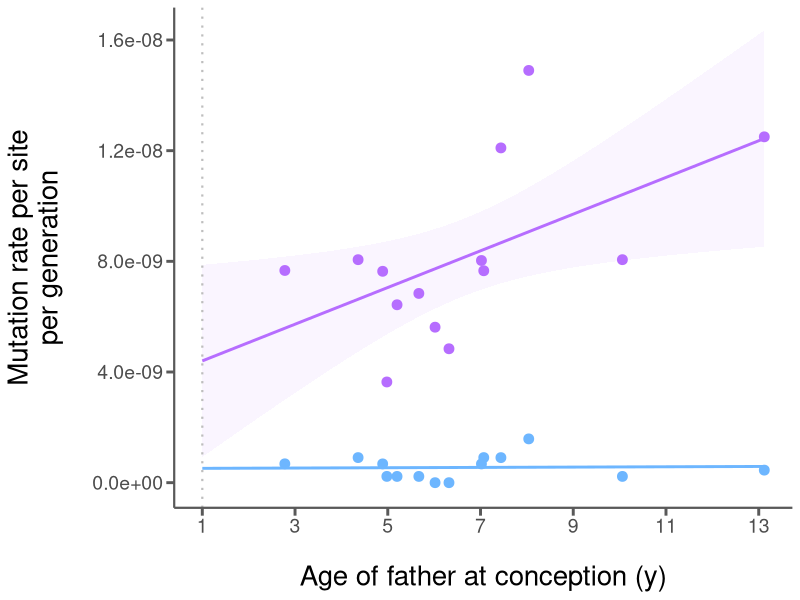
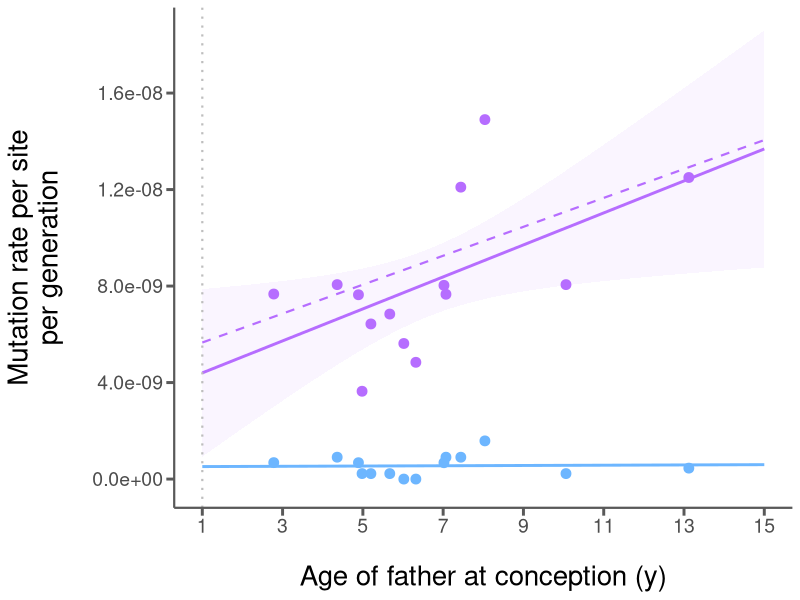
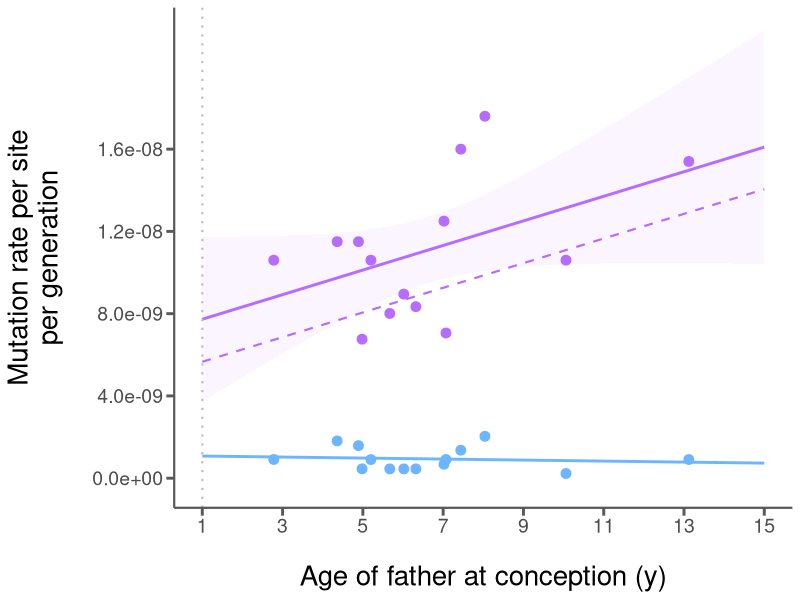
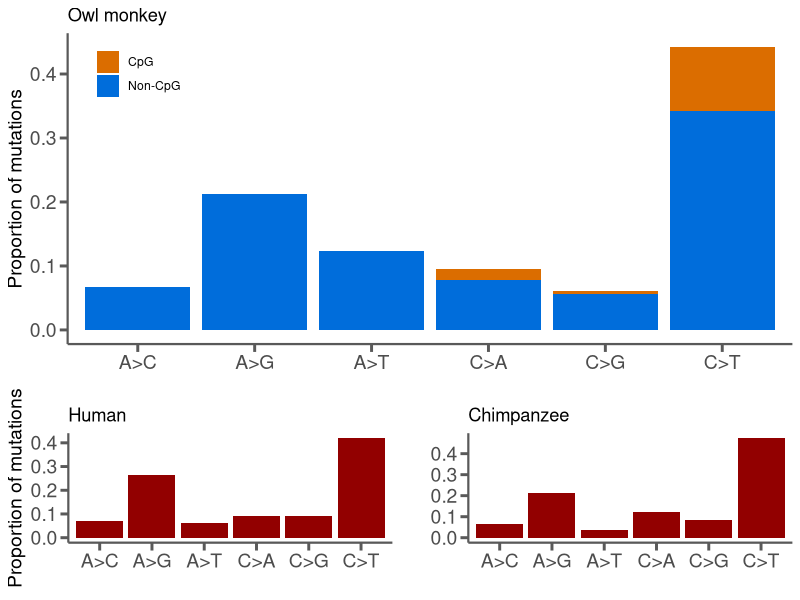
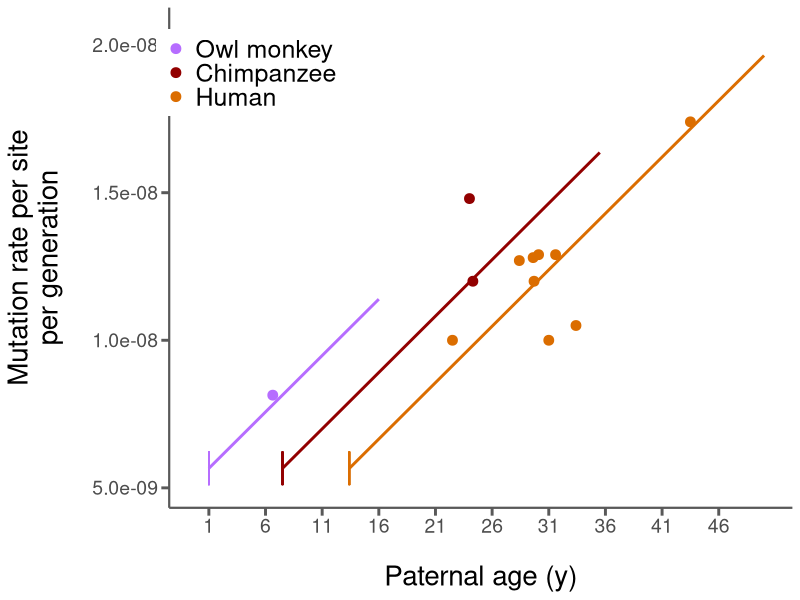
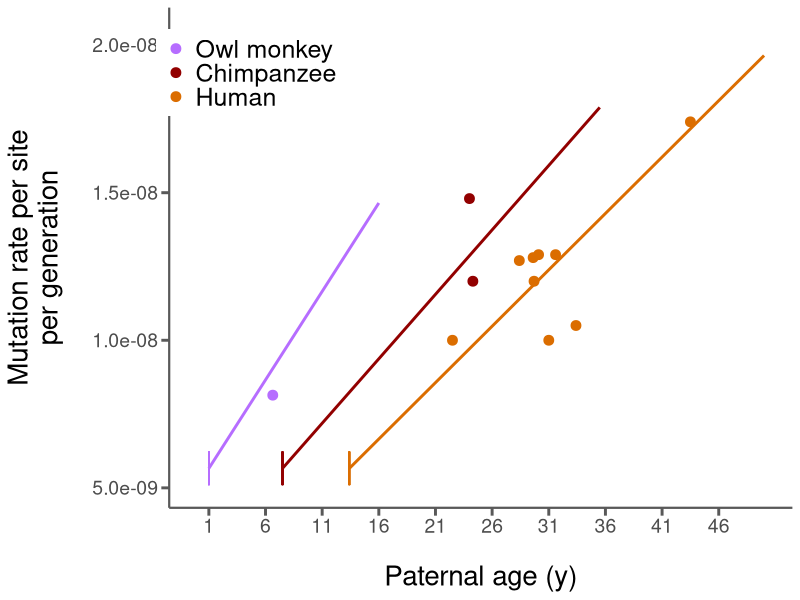

Source code (R) for these figures, in order:
## ---- chunk 1
knitr::opts_chunk$set(echo = TRUE)
library(ggplot2)
library(knitr)
library(reshape2)
library(gridExtra)
library(cowplot)
library(kableExtra)
## ---- chunk 2
in_data = read.csv("owl-monkey-filters.csv", header=TRUE)
cur_filter = subset(in_data, Min.DP==20 & Max.DP==60 & Min.AB==0.4 & Max.AB==0.6)
# Read data and define current filter

callable_sites = cur_filter$Sites - cur_filter$Uncallable.SNP.sites
mu_calc = cur_filter$MVs / ((1 - cur_filter$Min.FN) * (2 * callable_sites))
cur_filter$CpG.rate = cur_filter$CpG.MVs / (2 * callable_sites)
mu_table = data.frame(cur_filter$Trio, cur_filter$MVs, cur_filter$CpG.MVs, callable_sites, mu_calc)
names(mu_table) = c("Trio", "Mutations", "CpG Mutations", "Callable sites", "Mutation rate")
# Re-calculate the mutation rate for posterity and subset the data for the table.

kable(mu_table, "html", caption="Table 1: Mutation rates for 14 owl monkey trios", digits=11, align=rep('c', 5)) %>%
  kable_styling(bootstrap_options="striped", full_width=F)
## ---- chunk 3
om_obs_reg = lm(mu_calc ~ cur_filter$Paternal.GT)
fig1 = ggplot(cur_filter, aes(x=Paternal.GT, y=Mutation.rate.corrected.for.FN)) + 
  geom_smooth(method='glm', color='#b66dff', fill="#f2e6ff", fullrange=T) +
  geom_point(color='#b66dff', size=3) +
  geom_smooth(aes(x=Paternal.GT, y=CpG.rate), method='glm', color="#6db6ff", fill=NA, fullrange=T) +
  geom_point(aes(x=Paternal.GT, y=CpG.rate), color="#6db6ff", size=3) +
  scale_x_continuous(breaks = seq(1, 15, by=2)) + 
  scale_y_continuous(breaks = seq(0, 1.8e-8, by=0.4e-8)) + 
  scale_color_manual(breaks=c("All mutations (observed)", "CpG mutations (observed)"), values=c("All mutations        (observed)"='#b66dff', "CpG mutations (observed)"="#6db6ff")) + 
  geom_vline(xintercept=1, linetype=3, color="grey", size=0.75) + 
  labs(x="Age of father at conception (y)",y="Mutation rate per site\nper generation") +
  theme_classic() +
  theme(axis.text=element_text(size=14), 
        axis.title=element_text(size=20), 
        axis.title.y=element_text(margin=margin(t=0,r=20,b=0,l=0),color="black"), 
        axis.title.x=element_text(margin=margin(t=20,r=0,b=0,l=0),color="black"),
        axis.line=element_line(colour='#595959',size=0.75),
        axis.ticks=element_line(colour="#595959",size = 1),
        axis.ticks.length=unit(0.2,"cm")
        #legend.position=c(0.1,0.87),
        #legend.text=element_text(size=18)
        )
print(fig1)
## ---- chunk 4
human_dm0 = 34; human_df = 31; human_num_f = 14.2; human_haploid = 2630000000;
# Observed human mutational parameters
human_mu_c = (human_num_f / human_df)
print(paste("mu_c estimated from Kong params: ", human_mu_c))
human_mu_c = human_mu_c / human_haploid
print(paste("mu_c per site estimated from Kong params: ", human_mu_c))
## ---- chunk 5
human_sc = 16
human_dy1 = ((2.01 / human_haploid) / human_mu_c)
human_sp = human_dy1 / (365/16)
print(paste("Human expected # of spermatogenic cell divisions/year: ", human_dy1))
print(paste("Human proportion of cells actively dividing given a cycle length of 16 days: ", human_sp))
## ---- chunk 6
om_sc = 10.2
om_dy1 = (365/om_sc) * human_sp
print(paste("Owl monkey expected # of spermatogenic cell divisions/year: ", om_dy1))
## ---- chunk 7
om_puberty = 1
age_range = seq(om_puberty, 15, by=0.1)
rep_long = age_range - om_puberty
# The owl monkey age of puberty set at 1 year and a range of paternal ages

mu_gf = human_mu_c * human_df
# Equation 5

mu_gm0 = human_mu_c * human_dm0
# Equation 6

mu_gm1 = human_mu_c * om_dy1 * rep_long
# Equation 7

mu_g = (mu_gf + (mu_gm0 + mu_gm1)) / 2
# Equation 8

om_pred = data.frame(mu_g, age_range)
names(om_pred) = c("Mutation.rate", "Parental.age")

om_pred_reg = lm(mu_g ~ age_range)
fig1_final = fig1 + geom_line(data=om_pred, aes(x=Parental.age, y=Mutation.rate), linetype=2, size=0.75, color="#b66dff")
print(fig1_final)
## ---- chunk 8
cur_mu = mu_calc
cur_gt = cur_filter$Paternal.GT
#plot(cur_gt,cur_mu,ylim=c(min(cur_mu),max(cur_mu)))

#abline(om_obs_reg)
#segments(x0=cur_gt,y0=cur_mu,x1=cur_gt,y1=cur_mu-resid(om_obs_reg))

pred_actual = coef(om_pred_reg)[1] + cur_gt * coef(om_pred_reg)[2]
pred_resids = cur_mu - pred_actual
#abline(om_pred_reg, lty=2)
#segments(x0=cur_gt,y0=cur_mu,x1=cur_gt,y1=cur_mu-pred_resids, lty=2)

# This is the F-test for differences between the two lines in Fig.1
print(var.test(resid(om_obs_reg), pred_resids, alternative="two.sided"))
## ---- chunk 9
cur_filter_s2 = subset(in_data, Min.DP==20 & Max.DP==60 & Min.AB==0.3 & Max.AB==0.7)
# Read data and define current filter

callable_sites_s2 = cur_filter_s2$Sites - cur_filter_s2$Uncallable.SNP.sites
mu_calc_s2 = cur_filter$MVs / ((1 - cur_filter_s2$Min.FN) * (2 * callable_sites_s2))
cur_filter_s2$CpG.rate = cur_filter_s2$CpG.MVs / (2 * callable_sites_s2)

figS2 = ggplot(cur_filter_s2, aes(x=Paternal.GT, y=Mutation.rate.corrected.for.FN)) + 
  geom_smooth(method='glm', color='#b66dff', fill="#f2e6ff", fullrange=T) +
  geom_point(color='#b66dff', size=3) +
  geom_smooth(aes(x=Paternal.GT, y=CpG.rate), method='glm', color="#6db6ff", fill=NA, fullrange=T) +
  geom_point(aes(x=Paternal.GT, y=CpG.rate), color="#6db6ff", size=3) +
  geom_line(data=om_pred, aes(x=Parental.age, y=Mutation.rate), linetype=2, size=0.75, color="#b66dff") +
  scale_x_continuous(breaks = seq(1, 15, by=2)) + 
  scale_y_continuous(breaks = seq(0, 1.8e-8, by=0.4e-8)) + 
  scale_color_manual(breaks=c("All mutations (observed)", "CpG mutations (observed)"), values=c("All mutations        (observed)"='#b66dff', "CpG mutations (observed)"="#6db6ff")) + 
  geom_vline(xintercept=1, linetype=3, color="grey", size=0.75) + 
  labs(x="Age of father at conception (y)",y="Mutation rate per site\nper generation") +
  theme_classic() +
  theme(axis.text=element_text(size=14), 
        axis.title=element_text(size=20), 
        axis.title.y=element_text(margin=margin(t=0,r=20,b=0,l=0),color="black"), 
        axis.title.x=element_text(margin=margin(t=20,r=0,b=0,l=0),color="black"),
        axis.line=element_line(colour='#595959',size=0.75),
        axis.ticks=element_line(colour="#595959",size = 1),
        axis.ticks.length=unit(0.2,"cm")
        #legend.position=c(0.1,0.87),
        #legend.text=element_text(size=18)
        )
print(figS2)

om_obs_reg = lm(mu_calc_s2 ~ cur_filter_s2$Paternal.GT)

cur_mu = mu_calc_s2
cur_gt = cur_filter_s2$Paternal.GT
#plot(cur_gt,cur_mu,ylim=c(min(cur_mu),max(cur_mu)))

#abline(om_obs_reg)
#segments(x0=cur_gt,y0=cur_mu,x1=cur_gt,y1=cur_mu-resid(om_obs_reg))

pred_actual = coef(om_pred_reg)[1] + cur_gt * coef(om_pred_reg)[2]
pred_resids = cur_mu - pred_actual
#abline(om_pred_reg, lty=2)
#segments(x0=cur_gt,y0=cur_mu,x1=cur_gt,y1=cur_mu-pred_resids, lty=2)

# This is the F-test for differences between the two lines in Fig.1
print(var.test(resid(om_obs_reg), pred_resids, alternative="two.sided"))
## ---- chunk 10
spectra_data = read.csv("mutational-spectra.csv", header=TRUE)
om_spec = data.frame(spectra_data$Mutation, spectra_data$Owl.monkey.CpG.proportion, spectra_data$Owl.monkey.proportion)
names(om_spec) = c("Type", "CpG", "Non-CpG")
om_spec_m = melt(om_spec)

fig2_om = ggplot(om_spec_m, aes(Type, value, fill = variable)) + 
  geom_bar(stat = "identity") +
  scale_fill_manual("legend", values = c("Non-CpG"="#006ddb","CpG"="#db6d00")) +
  ggtitle("Owl monkey") + 
  labs(x="",y="Proportion of mutations") +
  theme_classic() +
  theme(axis.text=element_text(size=14), 
        axis.title.y=element_text(size=14), 
        axis.line=element_line(colour='#595959',size=0.75),
        axis.ticks=element_line(colour="#595959",size = 1),
        axis.ticks.length=unit(0.2,"cm"),
        legend.title=element_blank(),
        legend.position=c(0.1,0.87)
  )

human_spec = data.frame(spectra_data$Mutation, spectra_data$Human.average.proportion)
names(human_spec) = c("Type", "Human average")
human_spec_m = melt(human_spec)

fig2_human = ggplot(human_spec_m, aes(Type, value, fill = variable)) + 
  geom_bar(stat = "identity") +
  scale_fill_manual("legend", values = c("Human average" = "#920000")) +
  ggtitle("Human") + 
  labs(x="",y="Proportion of mutations") +
  theme_classic() +
  theme(axis.text=element_text(size=14), 
        axis.title.y=element_text(size=14), 
        axis.line=element_line(colour='#595959',size=0.75),
        axis.ticks=element_line(colour="#595959",size = 1),
        axis.ticks.length=unit(0.2,"cm"),
        legend.position="none"
  )

ch_spec = data.frame(spectra_data$Mutation, spectra_data$Chimp.proportion)
names(ch_spec) = c("Type", "Proportion")
ch_spec_m = melt(ch_spec)

fig2_chimp = ggplot(ch_spec_m, aes(Type, value, fill = variable)) + 
  geom_bar(stat = "identity") +
  scale_fill_manual("legend", values = c("Proportion" = "#920000")) +
  ggtitle("Chimpanzee") + 
  labs(x="",y="") +
  theme_classic() +
  theme(axis.text=element_text(size=14), 
        axis.title.y=element_text(size=14), 
        axis.line=element_line(colour='#595959',size=0.75),
        axis.ticks=element_line(colour="#595959",size = 1),
        axis.ticks.length=unit(0.2,"cm"),
        legend.position="none"
  )

g1 = arrangeGrob(fig2_human,fig2_chimp,nrow=1)
fig2 = plot_grid(fig2_om,g1, nrow=2, rel_heights=c(2, 1))
print(fig2)
## ---- chunk 11
print("--Chi-squared test using all mutation categories--")
all_chi = chisq.test(spectra_data$Owl.monkey+spectra_data$Owl.monkey.CpG, p=spectra_data$Human.average.proportion)
print(all_chi)
print("--Chi-squared test without the A>T category--")
human_noAT = spectra_data$Human.average.proportion[spectra_data$Mutation!="A>T"]
human_noAT = human_noAT / sum(human_noAT)
om_noAT = spectra_data$Owl.monkey[spectra_data$Mutation!="A>T"] + spectra_data$Owl.monkey.CpG[spectra_data$Mutation!="A>T"]
noAT_chi = chisq.test(om_noAT, p=human_noAT)
print(noAT_chi)
## ---- chunk 12
human_puberty = 13.4
human_range = seq(human_puberty, 50.4, by=0.1)
human_rl = human_range - human_puberty

mu_gf = human_mu_c * human_df
# Equation 5

mu_gm0 = human_mu_c * human_dm0
# Equation 6

mu_gm1 = human_mu_c * human_dy1 * human_rl
# Equation 7

human_mu_g = (mu_gf + (mu_gm0 + mu_gm1)) / 2
# Equation 8

human_pred = data.frame(human_mu_g, human_range)
names(human_pred) = c("Mutation.rate", "Parental.age")
# The human predictions
#####
om_puberty = 1
om_range = seq(om_puberty, 16, by=0.1)
om_rl = om_range - om_puberty

mu_gf = human_mu_c * human_df
# Equation 5

mu_gm0 = human_mu_c * human_dm0
# Equation 6

mu_gm1 = human_mu_c * human_dy1 * om_rl
# Equation 7

om_mu_g = (mu_gf + (mu_gm0 + mu_gm1)) / 2
# Equation 8

om_pred = data.frame(om_mu_g, om_range)
names(om_pred) = c("Mutation.rate", "Parental.age")
# The owl monkey predictions
#####
chimp_puberty = 7.5
chimp_range = seq(chimp_puberty, 35.5, by=0.1)
chimp_rl = chimp_range - chimp_puberty

mu_gf = human_mu_c * human_df
# Equation 5

mu_gm0 = human_mu_c * human_dm0
# Equation 6

mu_gm1 = human_mu_c * human_dy1 * chimp_rl
# Equation 7

chimp_mu_g = (mu_gf + (mu_gm0 + mu_gm1)) / 2
# Equation 8

chimp_pred = data.frame(chimp_mu_g, chimp_range)
names(chimp_pred) = c("Mutation.rate", "Parental.age")
# The chimpanzee predictions
#####

study_data = read.csv("mutation-studies.csv", header=TRUE)
# Load the study data

fig3 = ggplot(study_data, aes(x=Paternal.age, y=Mutation.rate, color=Species)) +
    geom_line(data=human_pred, aes(x=Parental.age, y=Mutation.rate), color='#db6d00', size=1) +
    geom_segment(aes(x=human_puberty,y=human_mu_g[1]-human_mu_g[1]/10,xend=human_puberty,yend=human_mu_g[1]+human_mu_g[1]/10), linetype=1, color="#db6d00", size=0.5) +
    geom_line(data=om_pred, aes(x=Parental.age, y=Mutation.rate), color='#b66dff', size=1) +
    geom_segment(aes(x=om_puberty,y=om_mu_g[1]-om_mu_g[1]/10,xend=om_puberty,yend=om_mu_g[1]+om_mu_g[1]/10), linetype=1, color="#b66dff", size=0.5) +
    geom_line(data=chimp_pred, aes(x=Parental.age, y=Mutation.rate), color='#920000', size=1) +
    geom_segment(aes(x=chimp_puberty,y=chimp_mu_g[1]-chimp_mu_g[1]/10,xend=chimp_puberty,yend=chimp_mu_g[1]+chimp_mu_g[1]/10), linetype=1, color="#920000", size=0.5) +
    geom_point(size=3) +
    scale_x_continuous(limits=c(0,50), breaks = seq(1, 50, by=5)) + 
    labs(x="Paternal age (y)",y="Mutation rate per site\nper generation") +
    theme_classic() +
    guides(colour = guide_legend(override.aes = list(size=3))) +
    theme(axis.text=element_text(size=14), 
          axis.title=element_text(size=20), 
          axis.title.y=element_text(margin=margin(t=0,r=20,b=0,l=0),color="black"), 
          axis.title.x=element_text(margin=margin(t=20,r=0,b=0,l=0),color="black"),
          axis.line=element_line(colour='#595959',size=0.75),
          axis.ticks=element_line(colour="#595959",size = 1),
          axis.ticks.length=unit(0.2,"cm"),
          legend.title=element_blank(),
          legend.position=c(0.13,0.87),
          legend.text=element_text(size=18)
    ) +
    scale_color_manual(breaks=c("Owl monkey", "Chimpanzee", "Human"), values=c("Human"='#db6d00',"Owl monkey"='#b66dff',"Chimpanzee"='#920000'))

print(fig3)
## ---- chunk 13
# This is the F-test for differences between the predicted and observed human lines in Fig.3
human_data = data.frame(study_data$Paternal.age[study_data$Species=="Human"], study_data$Mutation.rate[study_data$Species=="Human"])
names(human_data) = c("Age","Mu")
human_data = na.omit(human_data)

human_study_reg = lm(human_data$Mu ~ human_data$Age)
human_pred_reg = lm(human_pred$Mutation.rate ~ human_pred$Parental.age)

pred_actual = coef(human_pred_reg)[1] + human_data$Age * coef(human_pred_reg)[2]
pred_resids = human_data$Mu - pred_actual
#plot(human_pred$Parental.age,human_pred$Mutation.rate, type='l',ylim=c(0.8e-8,1.8e-8), xlim=c(13.4,50))
#points(human_data$Age, human_data$Mu)
#segments(x0=human_data$Age,y0=human_data$Mu,x1=human_data$Age,y1=human_data$Mu-pred_resids)
#abline(human_study_reg, lty=2)
#segments(x0=human_data$Age,y0=human_data$Mu,x1=human_data$Age,y1=human_data$Mu-resid(human_study_reg),lty=2)
print(var.test(resid(human_study_reg), pred_resids, alternative="two.sided"))
## ---- chunk 14
chimp_sc = 14
chimp_dy1 = (365/chimp_sc) * human_sp
print(paste("Chimpanzee expected # of spermatogenic cell divisions/year: ", chimp_dy1))
## ---- chunk 15
#####
om_puberty = 1
om_range = seq(om_puberty, 16, by=0.1)
om_rl = om_range - om_puberty

mu_gf = human_mu_c * human_df
# Equation 5

mu_gm0 = human_mu_c * human_dm0
# Equation 6

mu_gm1 = human_mu_c * om_dy1 * om_rl
# Equation 7

om_mu_g = (mu_gf + (mu_gm0 + mu_gm1)) / 2
# Equation 8

om_pred = data.frame(om_mu_g, om_range)
names(om_pred) = c("Mutation.rate", "Parental.age")
# The owl monkey predictions
#####
chimp_puberty = 7.5
chimp_range = seq(chimp_puberty, 35.5, by=0.1)
chimp_rl = chimp_range - chimp_puberty

mu_gf = human_mu_c * human_df
# Equation 5

mu_gm0 = human_mu_c * human_dm0
# Equation 6

mu_gm1 = human_mu_c * chimp_dy1 * chimp_rl
# Equation 7

chimp_mu_g = (mu_gf + (mu_gm0 + mu_gm1)) / 2
# Equation 8

chimp_pred = data.frame(chimp_mu_g, chimp_range)
names(chimp_pred) = c("Mutation.rate", "Parental.age")
# The chimpanzee predictions
#####

study_data = read.csv("mutation-studies.csv", header=TRUE)
# Load the study data

figS3 = ggplot(study_data, aes(x=Paternal.age, y=Mutation.rate, color=Species)) +
    geom_line(data=human_pred, aes(x=Parental.age, y=Mutation.rate), color='#db6d00', size=1) +
    geom_segment(aes(x=human_puberty,y=human_mu_g[1]-human_mu_g[1]/10,xend=human_puberty,yend=human_mu_g[1]+human_mu_g[1]/10), linetype=1, color="#db6d00", size=0.5) +
    geom_line(data=om_pred, aes(x=Parental.age, y=Mutation.rate), color='#b66dff', size=1) +
    geom_segment(aes(x=om_puberty,y=om_mu_g[1]-om_mu_g[1]/10,xend=om_puberty,yend=om_mu_g[1]+om_mu_g[1]/10), linetype=1, color="#b66dff", size=0.5) +
    geom_line(data=chimp_pred, aes(x=Parental.age, y=Mutation.rate), color='#920000', size=1) +
    geom_segment(aes(x=chimp_puberty,y=chimp_mu_g[1]-chimp_mu_g[1]/10,xend=chimp_puberty,yend=chimp_mu_g[1]+chimp_mu_g[1]/10), linetype=1, color="#920000", size=0.5) +
    geom_point(size=3) +
    scale_x_continuous(limits=c(0,50), breaks = seq(1, 50, by=5)) + 
    labs(x="Paternal age (y)",y="Mutation rate per site\nper generation") +
    theme_classic() +
    guides(colour = guide_legend(override.aes = list(size=3))) +
    theme(axis.text=element_text(size=14), 
          axis.title=element_text(size=20), 
          axis.title.y=element_text(margin=margin(t=0,r=20,b=0,l=0),color="black"), 
          axis.title.x=element_text(margin=margin(t=20,r=0,b=0,l=0),color="black"),
          axis.line=element_line(colour='#595959',size=0.75),
          axis.ticks=element_line(colour="#595959",size = 1),
          axis.ticks.length=unit(0.2,"cm"),
          legend.title=element_blank(),
          legend.position=c(0.13,0.87),
          legend.text=element_text(size=18)
    ) +
    scale_color_manual(breaks=c("Owl monkey", "Chimpanzee", "Human"), values=c("Human"='#db6d00',"Owl monkey"='#b66dff',"Chimpanzee"='#920000'))

print(figS3)

# This is the F-test for differences between the predicted and observed human lines in Fig.3
human_data = data.frame(study_data$Paternal.age[study_data$Species=="Human"], study_data$Mutation.rate[study_data$Species=="Human"])
names(human_data) = c("Age","Mu")
human_data = na.omit(human_data)

human_study_reg = lm(human_data$Mu ~ human_data$Age)
human_pred_reg = lm(human_pred$Mutation.rate ~ human_pred$Parental.age)

pred_actual = coef(human_pred_reg)[1] + human_data$Age * coef(human_pred_reg)[2]
pred_resids = human_data$Mu - pred_actual
#plot(human_pred$Parental.age,human_pred$Mutation.rate, type='l',ylim=c(0.8e-8,1.8e-8), xlim=c(13.4,50))
#points(human_data$Age, human_data$Mu)
#segments(x0=human_data$Age,y0=human_data$Mu,x1=human_data$Age,y1=human_data$Mu-pred_resids)
#abline(human_study_reg, lty=2)
#segments(x0=human_data$Age,y0=human_data$Mu,x1=human_data$Age,y1=human_data$Mu-resid(human_study_reg),lty=2)
print(var.test(resid(human_study_reg), pred_resids, alternative="two.sided"))
## ---- chunk 16
in_data = read.csv("owl-monkey-filters.csv", header=TRUE)
cur_filter = subset(in_data, Min.DP==20 & Max.DP==60 & Min.AB==0.4 & Max.AB==0.6)
# Read data and define current filter

symbols = c(
  "$\\mu_g$",
  "$\\alpha$", 
  "$C$", 
  "$m_g$", 
  "$A_M$", 
  "$P_M$",
  "$RL$",
  "$\\mu_{gF}$",
  "$d_F$",
  "$\\mu_{gM0}$",
  "$d_{M0}$",
  "$d_{yM1}$",
  "$\\mu_c$",
  "$t_{sc}$",
  "$\\mu_{yM1}$",
  "$p_{sc}$"
  )

defs = c(
  "Mutation rate per site per generation", 
  "False negative rate", 
  "Callable sites", 
  "# of mutations per generation", 
  "Age of male at birth of offspring", 
  "Age of male at puberty (years)", 
  "Reproductive longevity",
  "Mutation rate per site per generation in females",
  "Number of cell divisions in females",
  "Mutation rate per site per generation in males before puberty",
  "Number of cell divisions in males before puberty",
  "Number of cell divisions per year in males after puberty",
  "Mutation rate per site per cell division",
  "Spermatogenic cycle length (days)",
  "Mutation rate per site per year in males after puberty",
  "Proportion of spermatagonial cells actively dividing"
  )

ests = c(
  paste("Owl monkey: ", signif(mean(mu_calc), digits=3)), 
  signif(cur_filter$Min.FN[1], digits=3), 
  paste("Owl monkey average: ", floor(mean(callable_sites))), 
  paste("Owl monkey average: ", floor(mean(cur_filter$MVs))), 
  "NA", 
  "Owl monkey: 1 [@dixson80], Human: 13.4 [@nielsen86], Chimpanzees: 7.5 [@marson91]", 
  "NA",
  paste("Human: ", signif(human_num_f/human_haploid, digits=3), "[@kong12]"),
  paste("Human: ", human_df, "([@drost95])"),
  paste("Human: ", signif(human_mu_c * human_dm0, digits=3)),
  paste("Human: ", human_dm0, "([@drost95])"),
  paste("Owl monkey: ", signif(om_dy1, digits=3), ", Human: ", signif(human_dy1, digits=3), ", Chimpanzee: ", signif(chimp_dy1, digits=3)),
  signif(human_mu_c, digits=3),
  paste("Owl monkey: ", om_sc, "[@derooij86], Human: ", human_sc, "[@heller63], Chimpanzee: ", chimp_sc, "[@smithwick96]"),
  paste("Owl monkey: ", signif(coef(om_pred_reg)[2], digits=3)),
  paste("Human: ", signif(human_sp, digits=3))
  )

param_table = data.frame(symbols, defs, ests)
names(param_table) = c("Symbol", "Definition", "Estimate")
# Re-calculate the mutation rate for posterity and subset the data for the table.


kable(param_table, "html", caption="Table 2: Parameter symbols, definitions, and estimates", digits=11) %>%
  kable_styling(bootstrap_options="striped", full_width=F)
